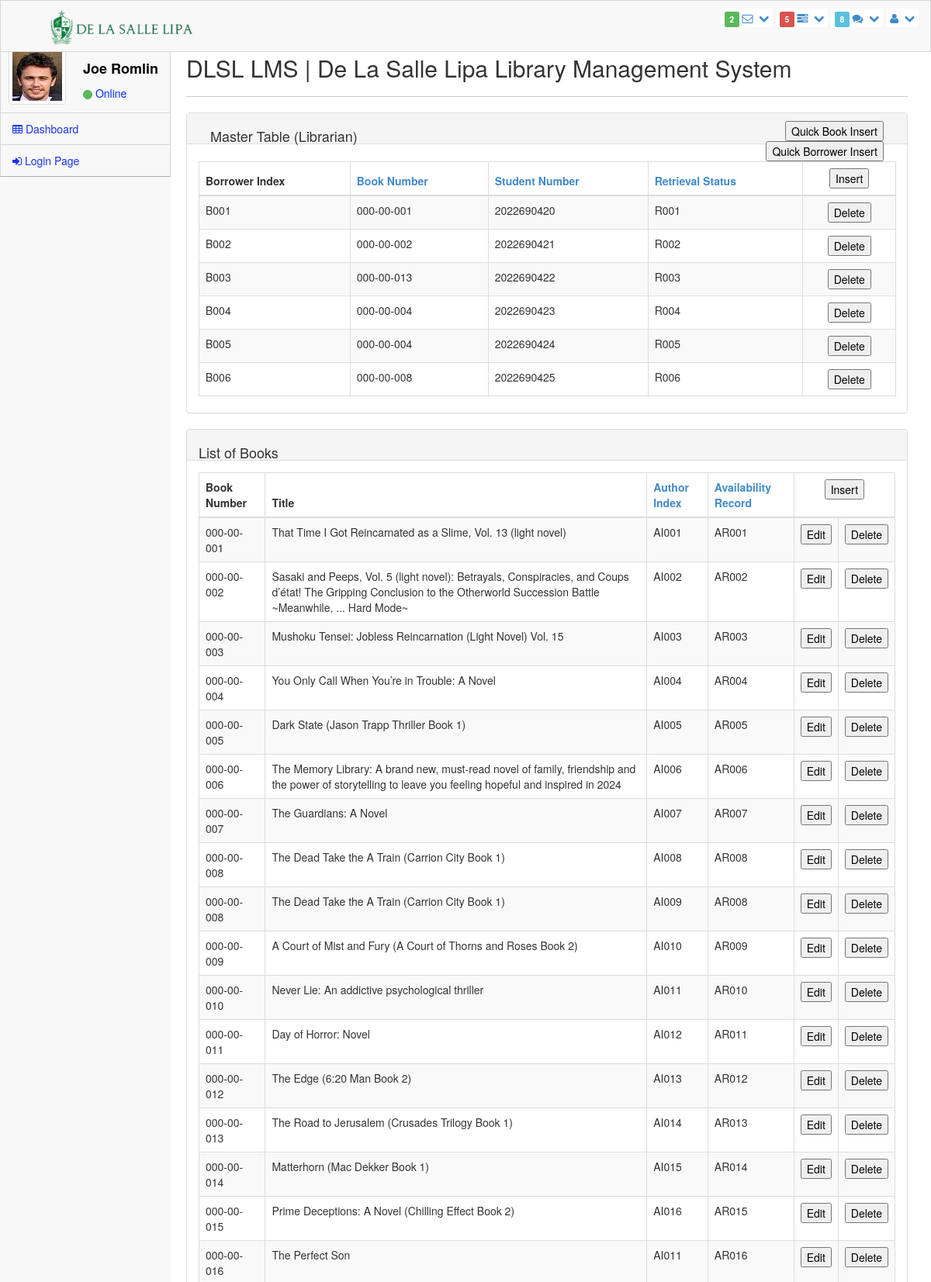
The page /file_management.php (upper part) on the database its author committed.
### tables this page shows
CREATE TABLE `tbllibrarian` (
  `fldborrower_index` varchar(50) NOT NULL,
  `fldbooknum` varchar(50) NOT NULL,
  `fldstudnum` varchar(50) NOT NULL,
  `fldretri` varchar(50) NOT NULL
);

CREATE TABLE `tblbooklist` (
  `fldbook_index` int(50) NOT NULL,
  `fldbooknum` varchar(50) NOT NULL,
  `fldtitle` varchar(500) NOT NULL,
  `fldauthor_index` varchar(50) NOT NULL,
  `fldavail_record` varchar(50) NOT NULL
);

### file_management.php (the view, shortened to what this page needs)
<!DOCTYPE html>
 <html lang="en">
<head>
    <link rel="stylesheet" href="assets/plugins/bootstrap/css/bootstrap.css" />
    <link rel="stylesheet" href="assets/css/main.css" />
    <link rel="stylesheet" href="assets/css/theme.css" />
    <link rel="stylesheet" href="assets/css/MoneAdmin.css" />
    <link rel="stylesheet" href="assets/plugins/Font-Awesome/css/font-awesome.css" />
    <link href="assets/plugins/dataTables/dataTables.bootstrap.css" rel="stylesheet" />
</head>
<body class="padTop53 " >
    <div id="wrap">
        <div id="top">
            <nav class="navbar navbar-inverse navbar-fixed-top " style="padding-top: 10px;">
                <header class="navbar-header">
                    <a href="index.php" class="navbar-brand">
                    <img src="assets/img/dashlogo.png" width="200px" style="padding-bottom: 5px;" alt="" /></a>
                </header>
                <ul class="nav navbar-top-links navbar-right">
                    <li class="dropdown">
                        <a class="dropdown-toggle" data-toggle="dropdown" href="#">
                            <span class="label label-success">2</span>    <i class="icon-envelope-alt"></i>&nbsp; <i class="icon-chevron-down"></i>
                        </a>
                    </li>
                    <li class="dropdown">
                        <a class="dropdown-toggle" data-toggle="dropdown" href="#">
                            <span class="label label-danger">5</span>   <i class="icon-tasks"></i>&nbsp; <i class="icon-chevron-down"></i>
                        </a>
                    </li>
                    <li class="chat-panel dropdown">
                        <a class="dropdown-toggle" data-toggle="dropdown" href="#">
                            <span class="label label-info">8</span>   <i class="icon-comments"></i>&nbsp; <i class="icon-chevron-down"></i>
                        </a>
                    </li>
                    <li class="dropdown">
                        <a class="dropdown-toggle" data-toggle="dropdown" href="#">
                            <i class="icon-user "></i>&nbsp; <i class="icon-chevron-down "></i>
                        </a>
                    </li>
                </ul>
            </nav>
        </div>
       <div id="left">
            <div class="media user-media well-small">
                <a class="user-link" href="#">
                    <img class="media-object img-thumbnail user-img" alt="User Picture" src="assets/img/user.gif" />
                </a>
                <br />
                <div class="media-body">
                    <h5 class="media-heading"> Joe Romlin</h5>
                    <ul class="list-unstyled user-info">
                        <li>
                             <a class="btn btn-success btn-xs btn-circle" style="width: 10px;height: 12px;"></a> Online
                        </li>
                    </ul>
                </div>
                <br />
            </div>
            <ul id="menu" class="collapse">
                <li class="panel">
                    <a href="index.php" >
                        <i class="icon-table"></i> Dashboard
                    </a>
                </li>
                <li><a href="login.php"><i class="icon-signin"></i> Login Page </a></li>
            </ul>
        </div>
<?php
require("include/conn.php");
?>
        <div id="content">
            <div class="inner" style="min-height:1200px;">
                                <div class="inner">
                                    <div class="row">
                                        <div class="col-lg-12">
                                            <h2>DLSL LMS | De La Salle Lipa Library Management System </h2>
                                        </div>
                                    </div>
                                    <hr />
                                    <div class="row">
                                    <div class="col-lg-12">
                                        <div class="panel panel-default">
                                            <div class="panel-heading">
                                            <div class="col-lg-8">
                                                <h4 id="librarian">Master Table (Librarian)</h4>
                                            </div>
                                            <div class="col-lg-4" align=right>
                                                <button type="button" onClick="window.location.href='master_book.php'">Quick Book Insert</button>
                                                <button type="button" onClick="window.location.href='master_borrow.php'">Quick Borrower Insert</button>
                                            </div>
                                        </div>
                                            <div class="panel-body">
                                                <div class="table-responsive">
                                                    <table class="table table-striped table-bordered table-hover" id="dataTables-master">
                                                        <thead>
                                                            <tr>
                                                                <th>Borrower Index</th>
                                                                <th><a href="#listBooks">Book Number</th>
                                                                <th><a href="#student">Student Number</th>
                                                                <th><a href="#retri">Retrieval Status</th>
                                                                <td colspan="2" align=center>
                                                                    <button type="button" onClick="window.location.href='master_insert.php'">Insert</button>
                                                                </td>
                                                            </tr>
                                                        </thead>
                                                        <tbody>
                                                        <?php
                                                        $sql = "SELECT * FROM tbllibrarian order by fldborrower_index ";
                                                        $result = $conn->query($sql);
                                                        if($result->num_rows > 0)
                                                        {
                                                        while($row = $result->fetch_assoc())
                                                        {
                                                        $vborrower=$row['fldborrower_index'];
                                                        ?>
                                                            <tr class="odd gradeX">
                                                                <td>
                                                                    <?php
                                                                    echo $vborrower;
                                                                    ?>
                                                                </td>
                                                                <td>
                                                                    <?php
                                                                    echo $row['fldbooknum'];
                                                                    ?>
                                                                </td>
                                                                <td>
                                                                    <?php
                                                                    echo $row['fldstudnum'];
                                                                    ?>
                                                                </td>
                                                                <td>
                                                                    <?php
                                                                    echo $row['fldretri'];
                                                                    ?>
                                                                </td>
                                                                <td colspan="2" align=center>
                                                                    <button type="button" onClick="window.location.href='master_delete.php?vid=<?php echo $vborrower; ?>'">Delete</button>
                                                                </td>
                                                            </tr>
                                                        <?php
                                                        }
                                                        }
                                                        ?>
                                                        </tbody>
                                                    </table>
                                                </div>
                                            </div>
                                        </div>
                                    </div>
                                </div>
                                <div class="row">
                                    <div class="col-lg-12">
                                        <div class="panel panel-default">
                                            <div class="panel-heading">
                                                <h4 id="listBooks">List of Books</h4>
                                            </div>
                                            <div class="panel-body">
                                                <div class="table-responsive">
                                                    <table class="table table-striped table-bordered table-hover" id="dataTables-books">
                                                        <thead>
                                                            <tr>
                                                                <th>Book Number</th>
                                                                <th>Title</th>
                                                                <th><a href="#listAuthors">Author Index</th>
                                                                <th><a href="#listAvail">Availability Record</th>
                                                                <td colspan="2" align=center>
                                                                    <button type="button" onClick="window.location.href='book_insert.php'">Insert</button>
                                                                </td>
                                                            </tr>
                                                        </thead>
                                                        <tbody>
                                                        <?php
                                                        $sql = "SELECT * FROM tblbooklist order by fldbooknum";
                                                        $result = $conn->query($sql);
                                                        if($result->num_rows > 0)
                                                        {
                                                        while($row = $result->fetch_assoc())
                                                        {
                                                        $vindex2=$row['fldbooknum'];
                                                        ?>
                                                            <tr class="odd gradeX">
                                                                <td>
                                                                    <?php
                                                                    echo $vindex2;
                                                                    ?>
                                                                </td>
                                                                <td>
                                                                    <?php
                                                                    echo $row['fldtitle'];
                                                                    ?>
                                                                </td>
                                                                <td>
                                                                    <?php
                                                                    echo $row['fldauthor_index'];
                                                                    ?>
                                                                </td>
                                                                <td>
                                                                    <?php
                                                                    echo $row['fldavail_record'];
                                                                    ?>
                                                                </td>
                                                                <td>
                                                                    <button type="button" onClick="window.location.href='book_update.php?vid=<?php echo $vindex2; ?>'">Edit</button>
                                                                </td>
                                                                <td>
                                                                   <button type="button" onClick="window.location.href='book_delete.php?vid=<?php echo $vindex2; ?>'">Delete</button>
                                                                </td>
                                                            </tr>
                                                        <?php
                                                        }
                                                        }
                                                        ?>
                                                        </tbody>
                                                    </table>
                                                </div>
                                            </div>
                                        </div>
                                    </div>
                                </div>
                        </div>
                    </div>
                </div>
    </div>
</body>
</html>

### rows shown on the page
tbllibrarian: fldborrower_index "B001", fldbooknum "000-00-001", fldstudnum "2022690420", fldretri "R001"
tbllibrarian: fldborrower_index "B002", fldbooknum "000-00-002", fldstudnum "2022690421", fldretri "R002"
tbllibrarian: fldborrower_index "B003", fldbooknum "000-00-013", fldstudnum "2022690422", fldretri "R003"
tbllibrarian: fldborrower_index "B004", fldbooknum "000-00-004", fldstudnum "2022690423", fldretri "R004"
tbllibrarian: fldborrower_index "B005", fldbooknum "000-00-004", fldstudnum "2022690424", fldretri "R005"
tbllibrarian: fldborrower_index "B006", fldbooknum "000-00-008", fldstudnum "2022690425", fldretri "R006"
tblbooklist: fldbooknum "000-00-001", fldtitle "That Time I Got Reincarnated as a Slime, Vol. 13 (light novel)", fldauthor_index "AI001", fldavail_record "AR001"
tblbooklist: fldbooknum "000-00-002", fldtitle "Sasaki and Peeps, Vol. 5 (light novel): Betrayals, Conspiracies, and Coups d’état! The Gripping Conclusion to the Otherworld Succession Battle ~Meanwhile, ... Hard Mode~", fldauthor_index "AI002", fldavail_record "AR002"
tblbooklist: fldbooknum "000-00-003", fldtitle "Mushoku Tensei: Jobless Reincarnation (Light Novel) Vol. 15", fldauthor_index "AI003", fldavail_record "AR003"
tblbooklist: fldbooknum "000-00-004", fldtitle "You Only Call When You’re in Trouble: A Novel", fldauthor_index "AI004", fldavail_record "AR004"
tblbooklist: fldbooknum "000-00-005", fldtitle "Dark State (Jason Trapp Thriller Book 1)", fldauthor_index "AI005", fldavail_record "AR005"
tblbooklist: fldbooknum "000-00-006", fldtitle "The Memory Library: A brand new, must-read novel of family, friendship and the power of storytelling to leave you feeling hopeful and inspired in 2024", fldauthor_index "AI006", fldavail_record "AR006"
tblbooklist: fldbooknum "000-00-007", fldtitle "The Guardians: A Novel", fldauthor_index "AI007", fldavail_record "AR007"
tblbooklist: fldbooknum "000-00-008", fldtitle "The Dead Take the A Train (Carrion City Book 1)", fldauthor_index "AI008", fldavail_record "AR008"
tblbooklist: fldbooknum "000-00-008", fldtitle "The Dead Take the A Train (Carrion City Book 1)", fldauthor_index "AI009", fldavail_record "AR008"
tblbooklist: fldbooknum "000-00-009", fldtitle "A Court of Mist and Fury (A Court of Thorns and Roses Book 2)", fldauthor_index "AI010", fldavail_record "AR009"
tblbooklist: fldbooknum "000-00-010", fldtitle "Never Lie: An addictive psychological thriller", fldauthor_index "AI011", fldavail_record "AR010"
tblbooklist: fldbooknum "000-00-011", fldtitle "Day of Horror: Novel", fldauthor_index "AI012", fldavail_record "AR011"
tblbooklist: fldbooknum "000-00-012", fldtitle "The Edge (6:20 Man Book 2)", fldauthor_index "AI013", fldavail_record "AR012"
tblbooklist: fldbooknum "000-00-013", fldtitle "The Road to Jerusalem (Crusades Trilogy Book 1)", fldauthor_index "AI014", fldavail_record "AR013"
tblbooklist: fldbooknum "000-00-014", fldtitle "Matterhorn (Mac Dekker Book 1)", fldauthor_index "AI015", fldavail_record "AR014"
tblbooklist: fldbooknum "000-00-015", fldtitle "Prime Deceptions: A Novel (Chilling Effect Book 2)", fldauthor_index "AI016", fldavail_record "AR015"
tblbooklist: fldbooknum "000-00-016", fldtitle "The Perfect Son", fldauthor_index "AI011", fldavail_record "AR016"
